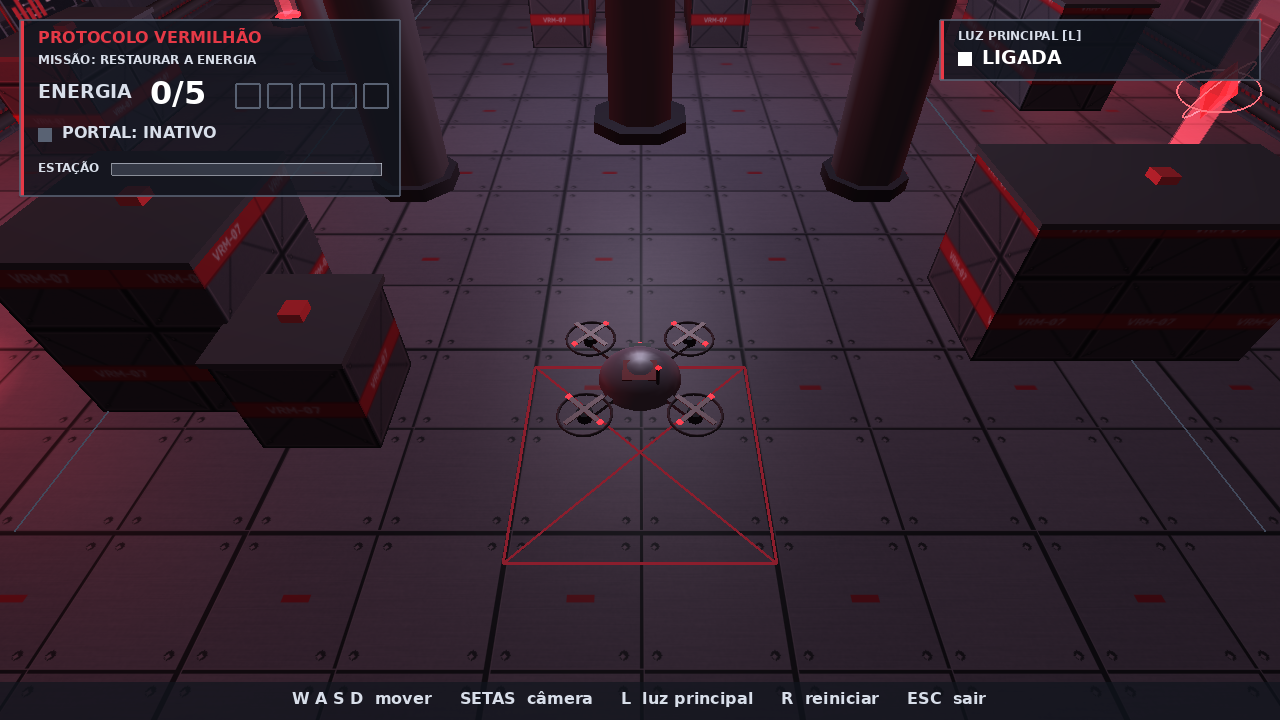
#> input picture capturas/02_jogo_0de5_luz_ligada.png, 1280 x 720 px; its folder holds 5 pictures in this run
$ python montar_figuras.py
#> lines starting #> are read from the running program, lines starting #| are printed output that depends on the picture
# -*- coding: utf-8 -*-
"""Monta as figuras comparativas do relatório a partir das capturas reais em capturas/."""
import os, cv2, numpy as np
C = os.path.join(os.path.dirname(os.path.abspath(__file__)), "..", "capturas")

def r(n):
#> called with n = '02_jogo_0de5_luz_ligada.png'
    return cv2.resize(cv2.imread(os.path.join(C, n)), (640, 360))

def rot(im, txt):
#> called with txt = '0/5  emergencia vermelha'
    im = im.copy(); cv2.rectangle(im, (0, 326), (640, 360), (29, 20, 16), -1)
    cv2.putText(im, txt, (10, 350), cv2.FONT_HERSHEY_SIMPLEX, 0.6, (233, 222, 216), 1, cv2.LINE_AA)
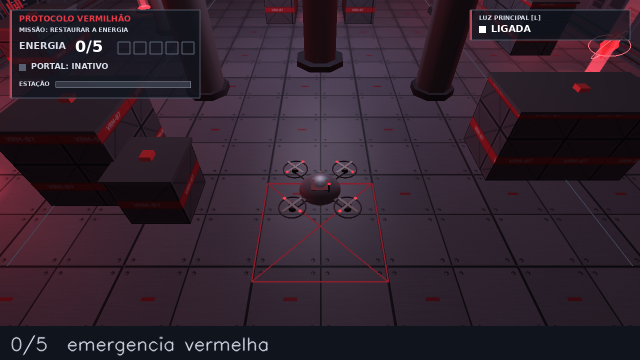
#> im: shape (360, 640, 3); mean B, G, R 46.1, 34.8, 49.1
    return im

prog = [("02_jogo_0de5_luz_ligada.png", "0/5  emergencia vermelha"), ("04_coleta_1de5.png", "1/5  paineis comecam a acender"),
        ("04_coleta_2de5.png", "2/5"), ("04_coleta_3de5.png", "3/5  iluminacao sobe"),
        ("04_coleta_4de5.png", "4/5"), ("04_coleta_5de5.png", "5/5  energia restaurada")]
ims = [rot(r(n), t) for n, t in prog]
#> call 2 of r, with n = '04_coleta_1de5.png'
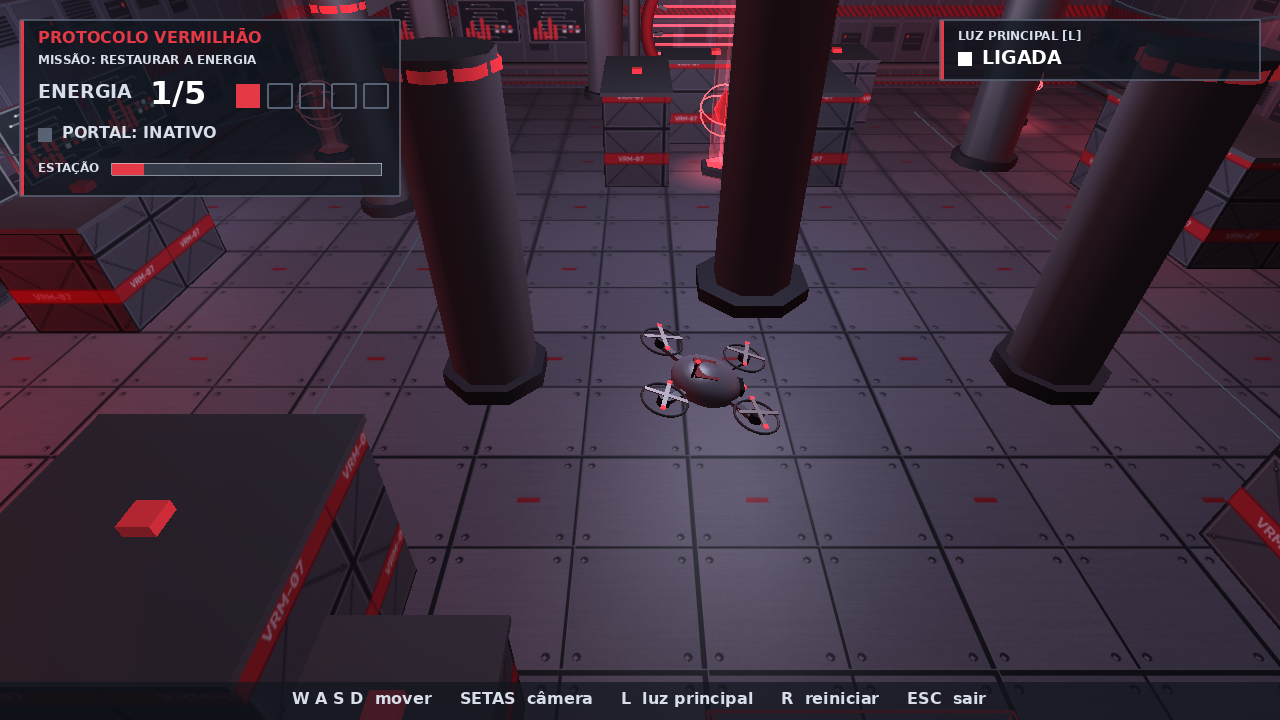
#> input picture capturas/04_coleta_1de5.png, 1280 x 720 px
#> call 2 of rot, with txt = '1/5  paineis comecam a acender'
#> in rot (call 2), `cv2.putText(im, txt, (10, 350), cv2.FONT_HERSHEY_SIMPLEX, 0.6, (233, 2..`:
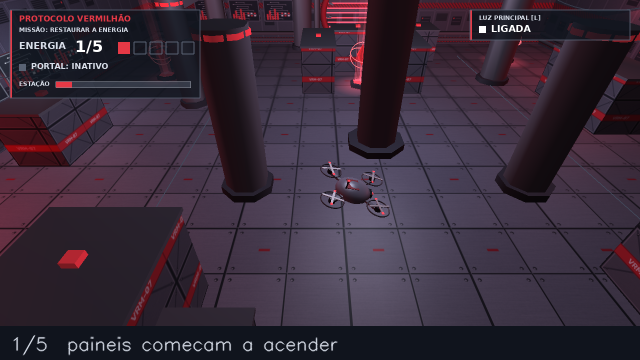
#> im: shape (360, 640, 3); mean B, G, R 57.4, 43.5, 56.4
#> call 3 of r, with n = '04_coleta_2de5.png'
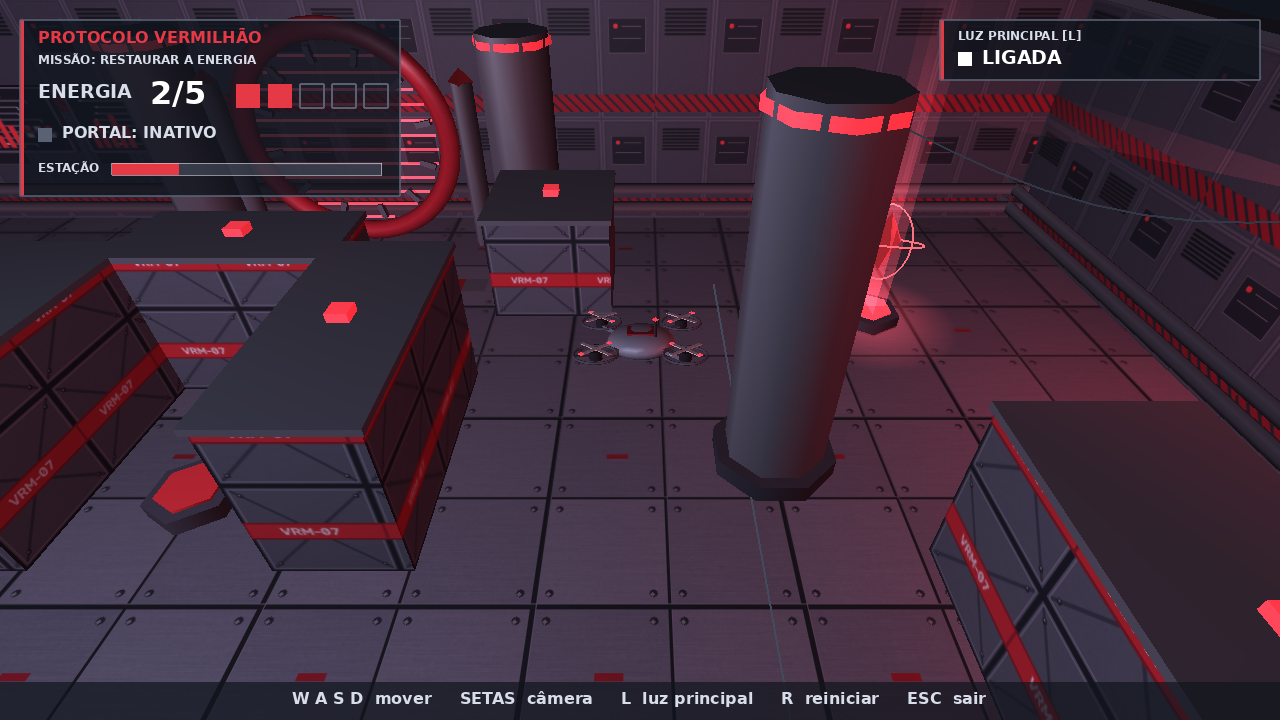
#> input picture capturas/04_coleta_2de5.png, 1280 x 720 px
#> call 3 of rot, with txt = '2/5'
#> in rot (call 3), `cv2.putText(im, txt, (10, 350), cv2.FONT_HERSHEY_SIMPLEX, 0.6, (233, 2..`:
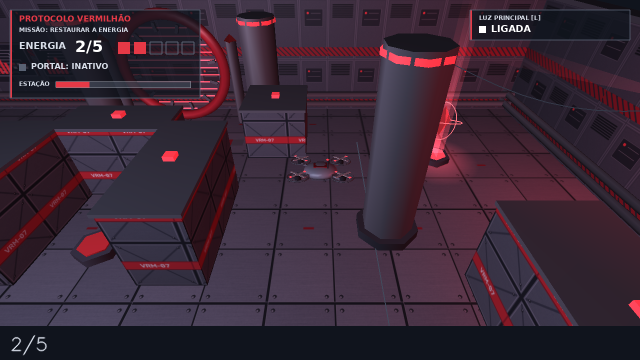
#> im: shape (360, 640, 3); mean B, G, R 54, 39.9, 57.6
#> call 4 of r, with n = '04_coleta_3de5.png'
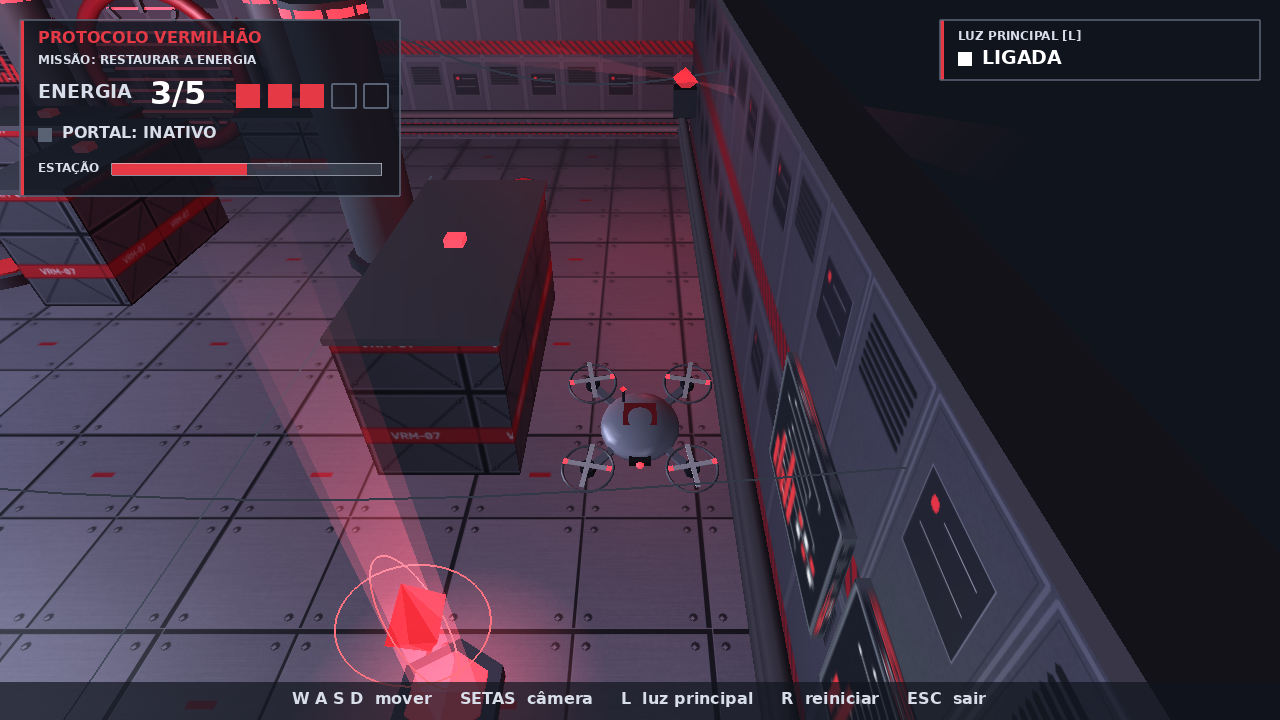
#> input picture capturas/04_coleta_3de5.png, 1280 x 720 px
#> call 4 of rot, with txt = '3/5  iluminacao sobe'
#> in rot (call 4), `cv2.putText(im, txt, (10, 350), cv2.FONT_HERSHEY_SIMPLEX, 0.6, (233, 2..`:
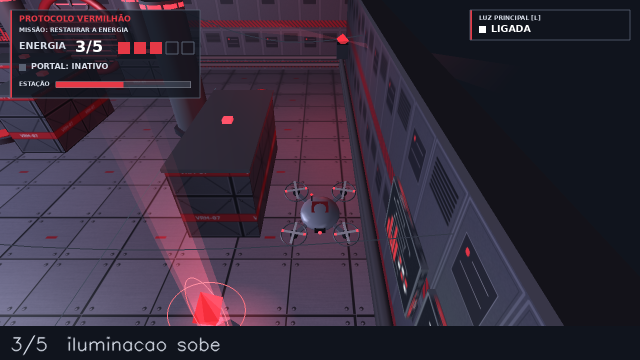
#> im: shape (360, 640, 3); mean B, G, R 59.5, 44.1, 54.3
#> (the run stopped early here; a loop or call above may not have finished)
